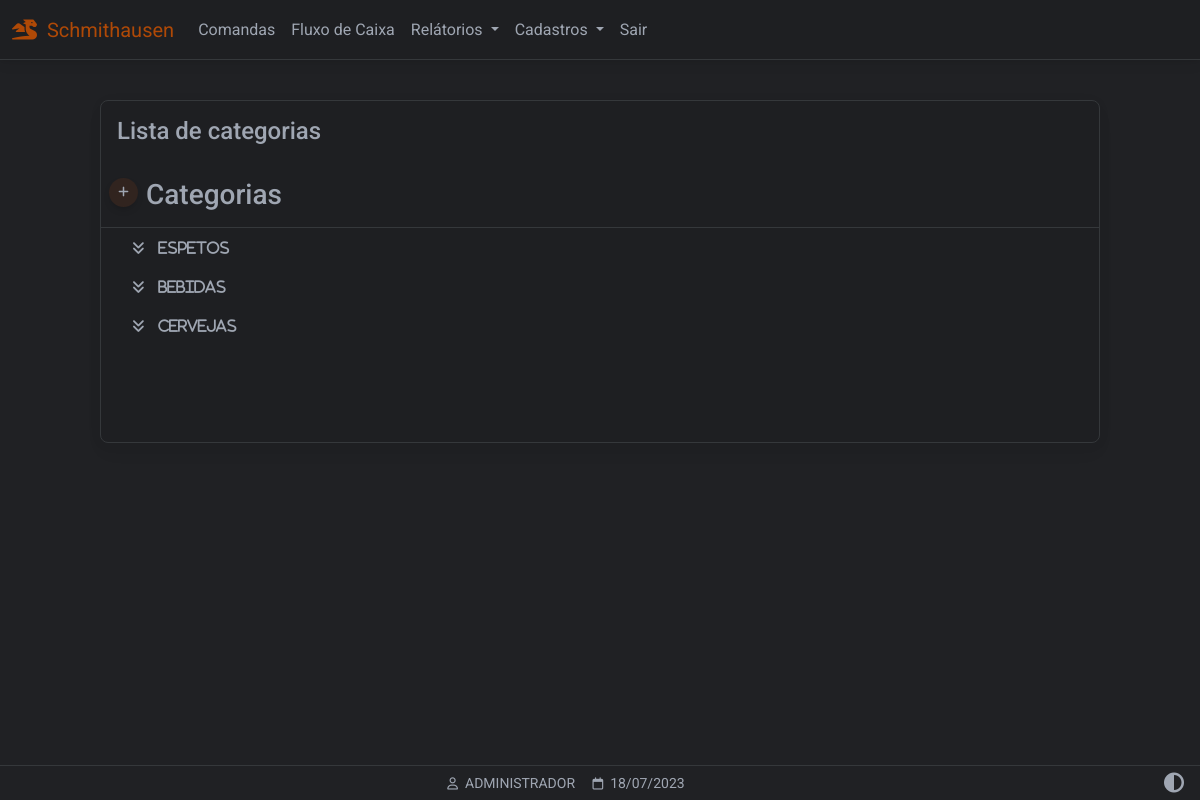
Page /categorias (signed in) on the earlier database version.
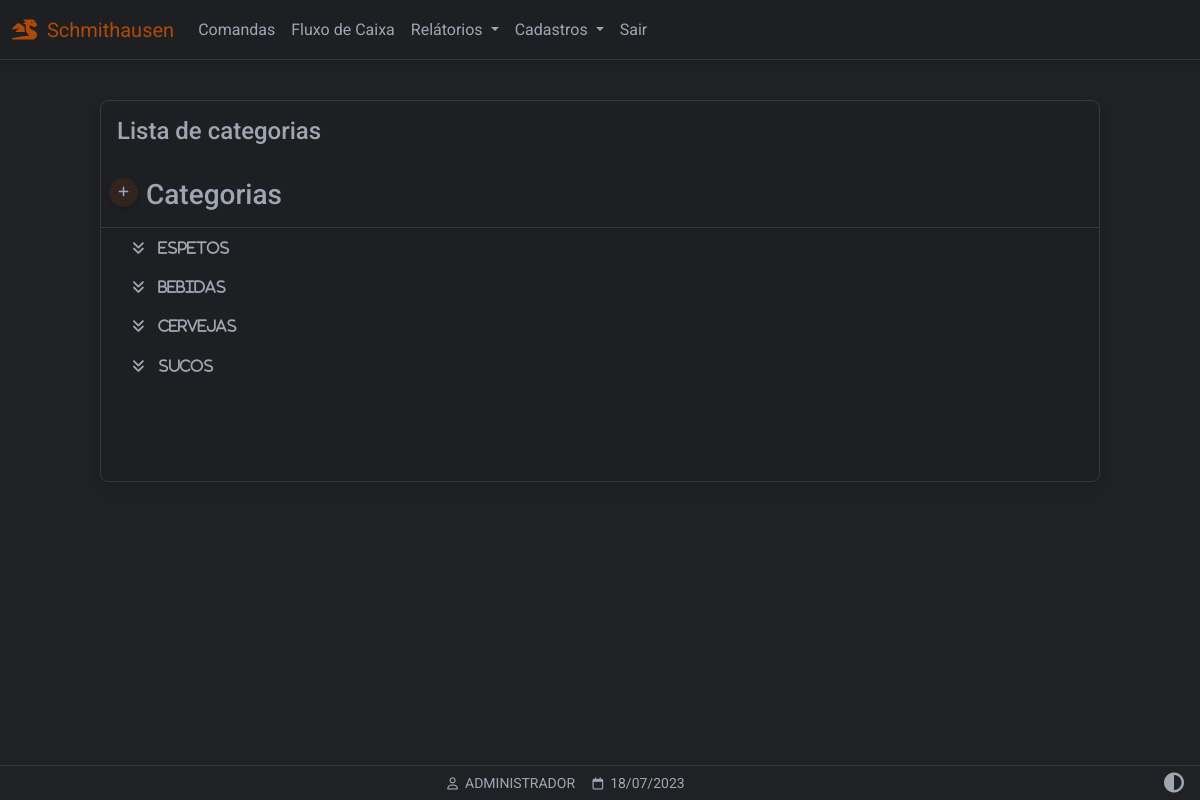
Same page on the later database version.
### website/models.py (models this page shows)
class Categoria(db.Model):
    id = db.Column(db.Integer, primary_key=True)
    nome = db.Column(db.String(150))
    categoria = db.relationship('Tamanho',backref='tamanhos')

class User(db.Model, UserMixin):
    id = db.Column(db.Integer, primary_key=True)
    email = db.Column(db.String(150), unique=True)
    password = db.Column(db.String(150))
    first_name = db.Column(db.String(150))
    user = db.relationship('Produto',backref='produto')

### website/views.py (the view)
@views.route('/categorias', methods=['GET','POST'])
@login_required
def categorias():
    categorias = Categoria.query.all()
    tamanhos = Tamanho.query.all()
    return render_template("categorias_listar.html",
        user=current_user,
        data=data,
        tamanhos=tamanhos,
        categorias=categorias)

### website/__init__.py (called while the page is built)
def create_app():
    app = Flask(__name__)
    app.config['SECRET_KEY'] = 'hjshjhdjah kjshkjdhjs'
    app.config['SQLALCHEMY_DATABASE_URI'] = f'sqlite:///{DB_NAME}'
    app.config["TEMPLATES_AUTO_RELOAD"] = True
    db.init_app(app)
    from .views import views
    from .auth import auth
    app.register_blueprint(views, url_prefix='/')
    app.register_blueprint(auth, url_prefix='/')
    from .models import User, Cliente, Produto
    with app.app_context():
        db.create_all()
    login_manager = LoginManager()
    login_manager.login_view = 'auth.login'
    login_manager.login_message = u"FAVOR EFETUAR LOGIN!"
    login_manager.init_app(app)
    @login_manager.user_loader
    def load_user(id):
        return User.query.get(int(id))
    return app

### website/templates/categorias_listar.html (shortened to what this page needs)
{% extends "base.html" %}
{% block content %}
<div class="container-fluid" style="min-height:100dvh;padding-top:100px">
<div class="table-responsive w-100 card myTheme-900 larg-max m-auto" style="padding-bottom: 80px">
<table class="table table-dropdown table-borderless table-sm myTheme-900 ">
    <thead>
        <tr>
            <p class="h4 p-3 ">Lista de categorias</p>
        </tr>
        <tr>
            <th>
                <div class="d-flex">
                    <a href="" class="p-2 btn btn-sm btn-floating btn-add"
                    data-mdb-toggle="modal"
                    data-mdb-target="#modal-categoria">
                    <i class="fa-solid fa-plus"></i></a>
                    <span class="h3 ms-2">Categorias</span>
                </div>
            </th>
        </tr>
    </thead>
    <tbody id="tb-categorias">
        {% for cat in categorias %}
        <tr>
            <td class="text-nowrap" scope="row">
            <details data-catId="{{ cat.id }}">
            <summary class="ps-4">&nbsp;&nbsp;&nbsp;&nbsp;{{ cat.nome }}</summary>
            </details>
            </td>
        </tr>
        {% endfor %}
    </tbody>
</table>
</div>
</div>
{% endblock %}
{% block titlefooter %}
<span>
    &nbsp;{{ user.first_name.split()[0] | upper }}
    <span>
        &nbsp;{{ data.strftime('%d/%m/%Y') }}
    </span>
{% endblock %}

### website/templates/base.html (shortened to what this page needs)
<!DOCTYPE html>
<html lang="pt-br" class="{{ 'light-mode' if session.get('theme') == 'light' }}">
<head>
<link rel="stylesheet" href="https://cdnjs.cloudflare.com/ajax/libs/font-awesome/6.0.0/css/all.min.css"/>
<link rel="stylesheet" type="text/css"       href="{{ url_for('static', filename='css/mdb.min.css')      }}">
<link rel="stylesheet" type="text/css"       href="{{ url_for('static', filename='css/base.css')         }}">
</head>
<body class="myTheme-500">
<nav id="navbar" class="autohide navbar navbar-expand-lg fixed-top ">
  <div class="container-fluid">
    <a class="navbar-brand"><i class="fa-solid fa-dragon"></i>&nbsp;&nbsp;Schmithausen</a>
    {% if user.is_authenticated %}
    <div class="collapse navbar-collapse" id="navbarSupportedContent">
      <ul class="navbar-nav me-auto mb-2 mb-lg-0 my-navbar">
        <li class="nav-item">
          <a class="nav-link" href="/comandas">Comandas</a>
        </li>
        <li class="nav-item">
          <a class="nav-link" href="#">Fluxo de Caixa</a>
        </li>
        <li class="nav-item dropdown">
          <a class="nav-link dropdown-toggle" href="#" id="navbarDropdown" role="button" data-mdb-toggle="dropdown" aria-expanded="false">
            Relátorios
          </a>
        </li>
        <li class="nav-item dropdown">
          <a class="nav-link dropdown-toggle" href="#" id="navbarDropdown" role="button" data-mdb-toggle="dropdown" aria-expanded="false">
            Cadastros
          </a>
                      <li class="nav-item">
                      <a class="nav-link btn-sair" href="/logout">Sair</a>
                      </li>
        {% endif %}
        </li>
      </ul>
    </div>
  </div>
</nav>
  {% block content %}
  {% endblock %}
<footer class="row text-center fixed-bottom my-footer">
  <div class="col text-center p-1" style="min-width: 250px">
   <small>
   {% block titlefooter %}{% endblock %}
   </small>
    </div>
<div class="col text-center p-1 me-2" style="max-width: 60px;">
            <a href="{{ url_for('views.toggle_theme', current_page=request.path) }}" class="nav__link">
            <span class="nav__item">
                <i class="fa-solid fa-circle-half-stroke fa-lg"></i>
            </span>
</div>
</footer>
</body>
</html>

### website/static/css/base.css (style rules this page uses)
:root { --custom-color: 211, 84, 0; --color-primary: 59, 113, 202; --color-secondary: 159,166,178; --color-success: 20,164,77; --color-danger: 220, 76, 76; --color-warning: 228,161,27; --color-info: 84,180,211; --color-ligth: 251,251,251; --color-theme-500: 32, 33, 36; --color-theme-900: 30, 31, 34; --cor-fonte: 159,166,178; --cor-da-borda: 53, 56, 59; }
.larg-max { max-width: 1000px!important; }
.myTheme-900 { background-color: rgb(var(--color-theme-900))!important; color: rgb(var(--cor-fonte))!important; }
.myTheme-500 { background-color: rgb(var(--color-theme-500))!important; color: rgb(var(--cor-fonte))!important; }
.navbar-expand-lg { background-color: rgb(var(--color-theme-900)); border-bottom: 1px solid rgb(var(--cor-da-borda)); }
.fa-bars, .fa-circle-half-stroke { color: rgb(var(--cor-fonte))!important; }
#navbar .nav-link { color: rgb(var(--cor-fonte))!important; }
.my-footer { background-color: rgb(var(--color-theme-500)); border-top: 1px solid rgb(var(--cor-da-borda)); color: rgb(var(--cor-fonte)); }
.my-footer span { color: rgb(var(--cor-fonte)); }
.table-responsive { border: 1px solid rgb(var(--cor-da-borda))!important; color: rgb(var(--cor-fonte))!important; margin-bottom: 80px!important; }
.table-responsive thead th { border-bottom: 1px solid rgb(var(--cor-da-borda))!important; }
details > summary { font-family: FontAwesome; list-style-type: '\f103'; }
.btn-add { background-color: rgba(var(--custom-color),0.1); border-radius: 50%; width: 30px; height: 30px; color: rgb(var(--cor-fonte)); display: flex; align-items: center; justify-content: center; }
.navbar-brand { color:rgba(var(--custom-color),0.8); pointer-events: none;" }

Differences in the rows shown:
added Categoria: nome "SUCOS"
